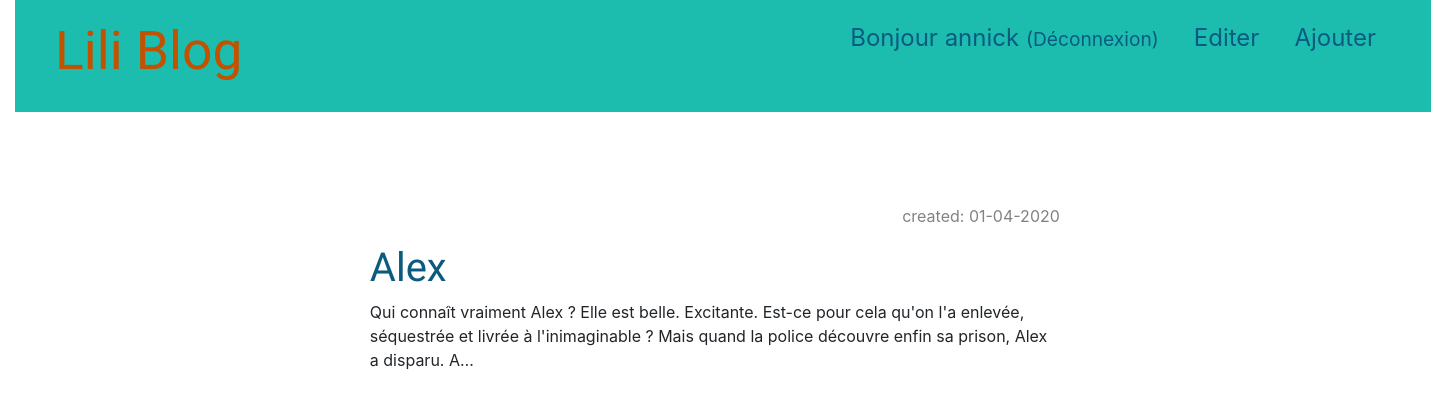
Before: /drafts/ (signed in) with the older database file.
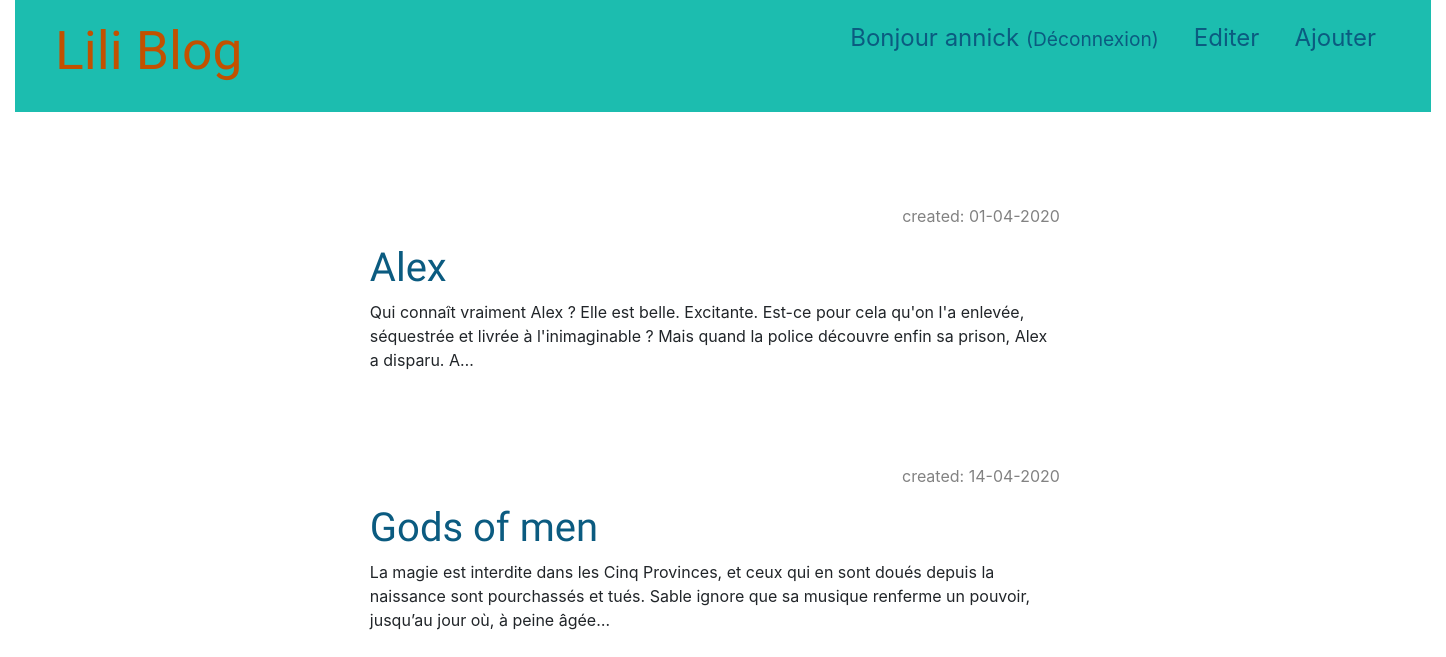
After: the same page with the newer database file.
### blog/models.py (models this page shows, shortened)
class Post(models.Model):
    author = models.ForeignKey(settings.AUTH_USER_MODEL, on_delete=models.CASCADE)
    title = models.CharField(max_length=200)
    auteur = models.CharField(max_length=200, default=True)
    accroche = models.CharField(max_length=200, default=True)
    text = models.TextField()
    created_date = models.DateTimeField(default=timezone.now)
    published_date = models.DateTimeField(blank=True, null=True)
    image = models.ImageField(upload_to = 'images/')

### blog/views.py (the view)
# urls.py: path('drafts/', views.post_draft_list, name='post_draft_list'),
@login_required
def post_draft_list(request):
    posts = Post.objects.filter(published_date__isnull=True).order_by('created_date')
    return render(request, 'blog/post_draft_list.html', {'posts': posts})

### blog/templates/blog/post_draft_list.html
{% extends 'blog/base.html' %} {% load static %} {% block content %} {% for post in posts %}
<div class="post">
    <p class="date">created: {{ post.created_date|date:'d-m-Y' }}</p>
    <h1><a href="{% url 'post_detail' pk=post.pk %}">{{ post.title }}</a></h1>
    <p>{{ post.text|truncatechars:200 }}</p>
</div>
{% endfor %} {% endblock %}

### blog/templates/blog/base.html (shortened to what this page needs)
{% load static %}
<html>
<head>
    <link rel="stylesheet" href="https://maxcdn.bootstrapcdn.com/bootstrap/4.0.0/css/bootstrap.min.css">
    <link rel="stylesheet" href="{% static 'css/blog.css' %}">
</head>
<body>
    <div class="page-header">
        <a href="{% url 'post_new' %}" class="top-menu">Ajouter</a>{% if user.is_authenticated %}
        <a href="{% url 'post_draft_list' %}" class="top-menu">Editer</a>
        <p class="top-menu">Bonjour {{ user.username }} <small>(<a href="{% url 'logout' %}">Déconnexion</a>)</small></p>
        {% else %}
        <a href="{% url 'login' %}" class="top-menu">Connexion</a> {% endif %}
        <h1><a href="/">Lili Blog</a></h1>
    </div>
    <div class="content container">
        <div class="row">
            <div class="col-md-10">
                {% block content %} {% endblock %}
            </div>
        </div>
    </div>
</body>
</html>

### blog/static/css/blog.css (style rules this page uses)
h1 { color: #C25100; font-family: 'Lobster'; }
a { color: rgb(11, 91, 128); }
body { padding-left: 15px; padding-right: 15px; }
.page-header { background-color: rgb(28, 189, 175); margin-top: 0; padding: 20px 20px 20px 40px; }
.page-header h1, .page-header h1 a, .page-header h1 a:visited, .page-header h1 a:active { color: #C25100; font-size: 40pt; text-decoration: none; }
.content { margin-left: 24%; }
h1, h2, h3, h4 { font-family: 'Lobster', cursive; }
.date { color: rgb(11, 91, 128); text-align: end; }
.top-menu, .top-menu:hover, .top-menu:visited { color: #ffffff; float: right; font-size: 26pt; margin-right: 20px; }
.post { margin-bottom: 50px; width: 75%; margin-top: 10%; }
.date { color: #828282; }
.top-menu, .top-menu:hover, .top-menu:visited { color: rgb(11, 91, 128); float: right; font-size: 18pt; margin-right: 35px; }
.container { width: 100%; }

Changed rows visible on the page:
added Post: created_date "14-04-2020", title "Gods of men", text "La magie est interdite dans les Cinq Provinces, et ceux qui en sont doués depuis la naissance sont pourchassés et tués. Sable ignore que sa musique renferme un pouvoir, jusqu’au jour où, à peine âgée…"
